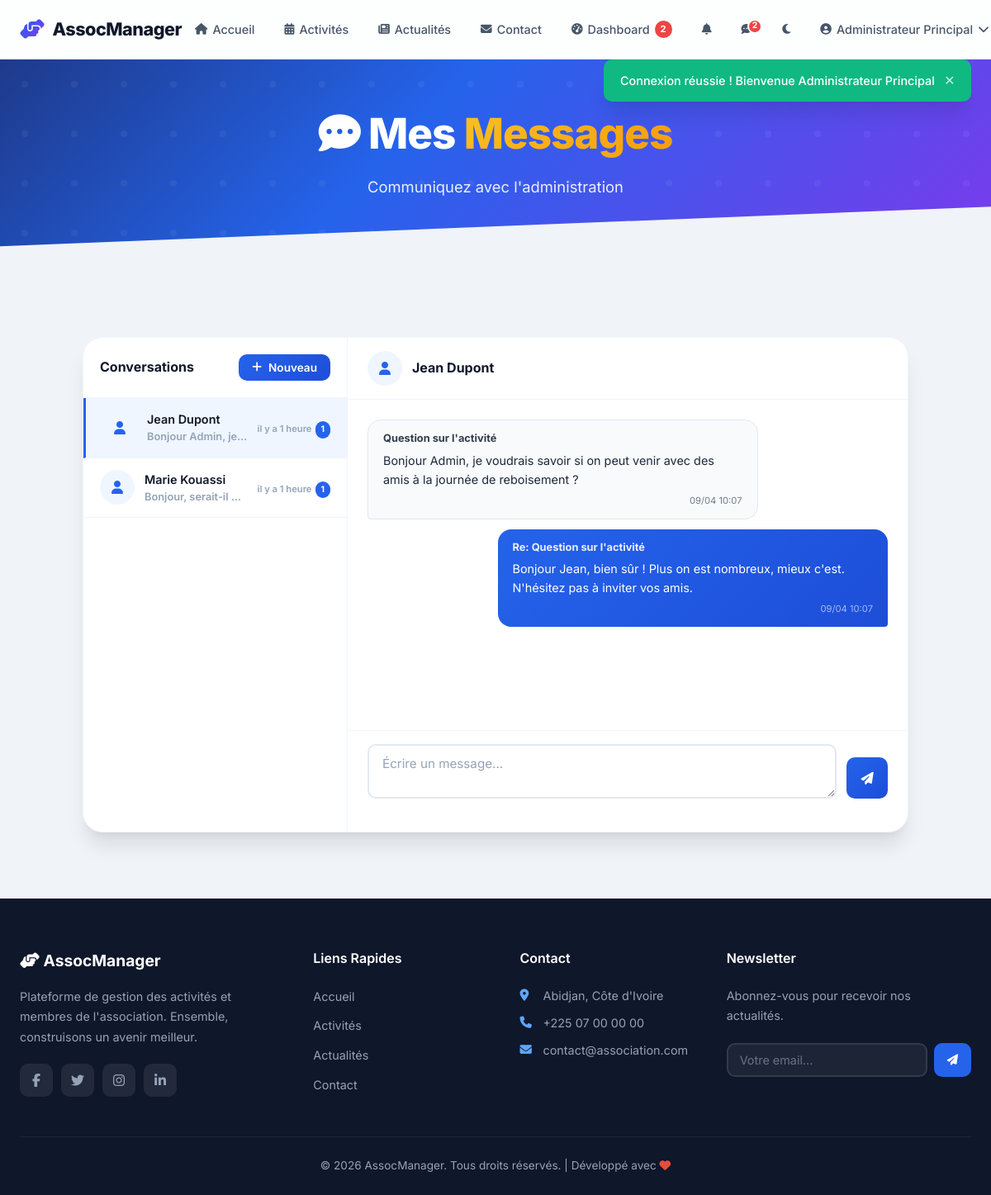
Page /user/messages.php?conversation=2 (signed in) on the committed database.
### tables this page shows
CREATE TABLE IF NOT EXISTS users (
    id INT AUTO_INCREMENT PRIMARY KEY,
    username VARCHAR(50) NOT NULL UNIQUE,
    email VARCHAR(100) NOT NULL UNIQUE,
    password VARCHAR(255) NOT NULL,
    full_name VARCHAR(100) NOT NULL,
    phone VARCHAR(20) DEFAULT NULL,
    bio TEXT DEFAULT NULL,
    avatar VARCHAR(255) DEFAULT 'default.png',
    role ENUM('admin', 'user') DEFAULT 'user',
    is_active TINYINT(1) DEFAULT 1,
    created_at DATETIME DEFAULT CURRENT_TIMESTAMP,
    updated_at DATETIME DEFAULT CURRENT_TIMESTAMP ON UPDATE CURRENT_TIMESTAMP
);

CREATE TABLE IF NOT EXISTS messages (
    id INT AUTO_INCREMENT PRIMARY KEY,
    sender_id INT NOT NULL,
    receiver_id INT NOT NULL,
    subject VARCHAR(200) DEFAULT NULL,
    content TEXT NOT NULL,
    is_read TINYINT(1) DEFAULT 0,
    created_at DATETIME DEFAULT CURRENT_TIMESTAMP,
    FOREIGN KEY (sender_id) REFERENCES users(id) ON DELETE CASCADE,
    FOREIGN KEY (receiver_id) REFERENCES users(id) ON DELETE CASCADE
);

### user/messages.php (the view, shortened to what this page needs)
<?php
require_once __DIR__ . '/../config/database.php';
require_once __DIR__ . '/../includes/auth.php';
$userId = $_SESSION['user_id'];
$conversations = $pdo->prepare("
    SELECT u.id as contact_id, u.full_name, u.avatar, u.role,
        (SELECT content FROM messages WHERE (sender_id = u.id AND receiver_id = ?) OR (sender_id = ? AND receiver_id = u.id) ORDER BY created_at DESC LIMIT 1) as last_message,
        (SELECT created_at FROM messages WHERE (sender_id = u.id AND receiver_id = ?) OR (sender_id = ? AND receiver_id = u.id) ORDER BY created_at DESC LIMIT 1) as last_message_date,
        (SELECT COUNT(*) FROM messages WHERE sender_id = u.id AND receiver_id = ? AND is_read = 0) as unread_count
    FROM users u
    WHERE u.id IN (
        SELECT DISTINCT sender_id FROM messages WHERE receiver_id = ?
        UNION
        SELECT DISTINCT receiver_id FROM messages WHERE sender_id = ?
    )
    ORDER BY last_message_date DESC
");
$conversations->execute([$userId, $userId, $userId, $userId, $userId, $userId, $userId]);
$conversations = $conversations->fetchAll();
$conversationWith = null;
$conversationMessages = [];
if (isset($_GET['conversation'])) {
    $contactId = (int)$_GET['conversation'];
    $contactStmt = $pdo->prepare("SELECT id, full_name, avatar, role FROM users WHERE id = ?");
    $contactStmt->execute([$contactId]);
    $conversationWith = $contactStmt->fetch();
    if ($conversationWith) {
        $pdo->prepare("UPDATE messages SET is_read = 1 WHERE sender_id = ? AND receiver_id = ? AND is_read = 0")
            ->execute([$contactId, $userId]);
        $msgStmt = $pdo->prepare("
            SELECT m.*, u.full_name as sender_name, u.avatar as sender_avatar
            FROM messages m
            JOIN users u ON m.sender_id = u.id
            WHERE (m.sender_id = ? AND m.receiver_id = ?) OR (m.sender_id = ? AND m.receiver_id = ?)
            ORDER BY m.created_at ASC
        ");
        $msgStmt->execute([$userId, $contactId, $contactId, $userId]);
        $conversationMessages = $msgStmt->fetchAll();
    }
}
require_once __DIR__ . '/../includes/header.php';
?>
<section class="hero" style="padding:60px 24px 50px;">
    <div class="hero-content">
        <h1><i class="fas fa-comment-dots"></i> Mes <span>Messages</span></h1>
        <p>Communiquez avec l'administration</p>
    </div>
</section>
<section class="section">
    <div class="container" style="max-width:1000px;">
        <div class="messaging-layout">
            <div class="msg-sidebar">
                <div class="msg-sidebar-header">
                    <h3>Conversations</h3>
                    <button class="btn btn-sm btn-primary" onclick="openModal('newMsgModal')"><i class="fas fa-plus"></i> Nouveau</button>
                </div>
                <div class="msg-conversation-list">
                    <?php foreach ($conversations as $conv): ?>
                    <a href="?conversation=<?php echo $conv['contact_id']; ?>"
                       class="msg-conv-item <?php echo (isset($_GET['conversation']) && (int)$_GET['conversation'] === $conv['contact_id']) ? 'active' : ''; ?> <?php echo $conv['unread_count'] > 0 ? 'msg-conv-unread' : ''; ?>">
                        <div class="msg-conv-avatar">
                            <?php if ($conv['avatar'] && $conv['avatar'] !== 'default.png'): ?>
                                <img src="<?php echo BASE_URL . '/assets/images/' . e($conv['avatar']); ?>" alt="">
                            <?php else: ?>
                                <i class="fas fa-user"></i>
                            <?php endif; ?>
                        </div>
                        <div class="msg-conv-info">
                            <div class="msg-conv-name">
                                <?php echo e($conv['full_name']); ?>
                            </div>
                            <div class="msg-conv-preview"><?php echo e(mb_strimwidth($conv['last_message'] ?? '', 0, 50, '...')); ?></div>
                        </div>
                        <div class="msg-conv-meta">
                            <span class="msg-conv-time"><?php echo $conv['last_message_date'] ? timeAgo($conv['last_message_date']) : ''; ?></span>
                            <?php if ($conv['unread_count'] > 0): ?>
                                <span class="msg-conv-badge"><?php echo $conv['unread_count']; ?></span>
                            <?php endif; ?>
                        </div>
                    </a>
                    <?php endforeach; ?>
                </div>
            </div>
            <div class="msg-main">
                <?php if ($conversationWith): ?>
                    <div class="msg-main-header">
                        <div class="msg-main-user">
                            <div class="msg-conv-avatar">
                                <?php if ($conversationWith['avatar'] && $conversationWith['avatar'] !== 'default.png'): ?>
                                    <img src="<?php echo BASE_URL . '/assets/images/' . e($conversationWith['avatar']); ?>" alt="">
                                <?php else: ?>
                                    <i class="fas fa-user"></i>
                                <?php endif; ?>
                            </div>
                            <div>
                                <h3><?php echo e($conversationWith['full_name']); ?></h3>
                            </div>
                        </div>
                    </div>
                    <div class="msg-messages" id="msgMessages">
                        <?php foreach ($conversationMessages as $msg): ?>
                        <div class="msg-bubble <?php echo $msg['sender_id'] == $userId ? 'msg-sent' : 'msg-received'; ?>">
                            <?php if ($msg['subject']): ?>
                                <div class="msg-subject"><?php echo e($msg['subject']); ?></div>
                            <?php endif; ?>
                            <div class="msg-text"><?php echo nl2br(e($msg['content'])); ?></div>
                            <div class="msg-time"><?php echo date('d/m H:i', strtotime($msg['created_at'])); ?></div>
                        </div>
                        <?php endforeach; ?>
                    </div>
                    <div class="msg-compose">
                        <form method="POST">
                            <div class="msg-compose-inner">
                                <textarea name="content" class="form-control" placeholder="Écrire un message..." required style="min-height:60px;"></textarea>
                                <button type="submit" class="btn btn-primary"><i class="fas fa-paper-plane"></i></button>
                            </div>
                        </form>
                    </div>
                <?php endif; ?>
            </div>
        </div>
    </div>
</section>
<?php require_once __DIR__ . '/../includes/footer.php'; ?>

### includes/header.php (shortened to what this page needs)
<?php
require_once __DIR__ . '/auth.php';
$currentUser = getCurrentUser();
$currentPage = basename($_SERVER['PHP_SELF'], '.php');
$unreadPrivateMsgs = getUnreadPrivateMsgCount();
$pendingParticipations = getPendingParticipationsCount();
?>
<!DOCTYPE html>
<html lang="fr">
<head>
    <link rel="stylesheet" href="https://cdnjs.cloudflare.com/ajax/libs/font-awesome/6.5.1/css/all.min.css">
    <link rel="stylesheet" href="<?php echo BASE_URL; ?>/assets/css/style.css">
</head>
<body>
    <nav class="navbar" id="navbar">
        <div class="nav-container">
            <a href="<?php echo BASE_URL; ?>/index.php" class="nav-brand">
                <i class="fas fa-hands-helping"></i>
                <span>AssocManager</span>
            </a>
            <ul class="nav-menu" id="navMenu">
                <li><a href="<?php echo BASE_URL; ?>/index.php" class="nav-link <?php echo $currentPage === 'index' ? 'active' : ''; ?>">
                    <i class="fas fa-home"></i> Accueil
                </a></li>
                <li><a href="<?php echo BASE_URL; ?>/user/activities.php" class="nav-link">
                    <i class="fas fa-calendar-alt"></i> Activités
                </a></li>
                <li><a href="<?php echo BASE_URL; ?>/index.php#posts" class="nav-link">
                    <i class="fas fa-newspaper"></i> Actualités
                </a></li>
                <li><a href="<?php echo BASE_URL; ?>/index.php#contact" class="nav-link">
                    <i class="fas fa-envelope"></i> Contact
                </a></li>
                <?php if (isLoggedIn()): ?>
                    <?php if (isAdmin()): ?>
                        <li><a href="<?php echo BASE_URL; ?>/admin/dashboard.php" class="nav-link <?php echo strpos($_SERVER['PHP_SELF'], '/admin/') !== false ? 'active' : ''; ?>">
                            <i class="fas fa-tachometer-alt"></i> Dashboard
                            <?php if ($pendingParticipations > 0): ?><span class="dropdown-badge"><?php echo $pendingParticipations; ?></span><?php endif; ?>
                        </a></li>
                    <?php else: ?>
                        <li><a href="<?php echo BASE_URL; ?>/user/dashboard.php" class="nav-link <?php echo $currentPage === 'dashboard' ? 'active' : ''; ?>">
                            <i class="fas fa-tachometer-alt"></i> Dashboard
                        </a></li>
                    <?php endif; ?>
                    <li class="nav-notif-wrapper">
                        <a href="<?php echo BASE_URL; ?>/user/notifications.php" class="nav-link nav-notif-link" title="Notifications">
                            <i class="fas fa-bell"></i>
                        </a>
                    </li>
                    <li class="nav-notif-wrapper">
                        <a href="<?php echo BASE_URL; ?>/user/messages.php" class="nav-link nav-notif-link" title="Messages">
                            <i class="fas fa-comment-dots"></i>
                            <?php if ($unreadPrivateMsgs > 0): ?>
                                <span class="notif-badge"><?php echo $unreadPrivateMsgs > 9 ? '9+' : $unreadPrivateMsgs; ?></span>
                            <?php endif; ?>
                        </a>
                    </li>
                    <li>
                        <button class="nav-link dark-mode-toggle" id="darkModeToggle" title="Mode sombre" type="button">
                            <i class="fas fa-moon" id="darkModeIcon"></i>
                        </button>
                    </li>
                    <li class="nav-user-menu">
                        <a href="#" class="nav-link nav-user-link">
                            <?php if ($currentUser && $currentUser['avatar'] && $currentUser['avatar'] !== 'default.png'): ?>
                                <img src="<?php echo BASE_URL . '/assets/images/' . e($currentUser['avatar']); ?>" alt="Avatar" class="nav-avatar-img">
                            <?php else: ?>
                                <i class="fas fa-user-circle"></i>
                            <?php endif; ?>
                            <?php echo e($currentUser['full_name'] ?? 'Utilisateur'); ?>
                            <i class="fas fa-chevron-down"></i>
                        </a>
                    </li>
                <?php endif; ?>
            </ul>
        </div>
    </nav>
    <div class="flash-container">
    </div>
    <main class="main-content">

### rows in the picture
users: full_name "Administrateur Principal"
users: avatar "default.png" (drawn), full_name "Jean Dupont", last_message "Bonjour Admin, j…", last_message_date "il y a 1 heure", unread_count "1"
users: avatar "default.png" (drawn), full_name "Marie Kouassi", last_message "Bonjour, serait-il…", last_message_date "il y a 1 heure", unread_count "1"
messages: subject "Question sur l'activité", content "Bonjour Admin, je voudrais savoir si on peut venir avec des amis à la journée de reboisement ?", created_at "09/04 10:07"
messages: subject "Re: Question sur l'activité", content "Bonjour Jean, bien sûr ! Plus on est nombreux, mieux c'est. N'hésitez pas à inviter vos amis.", created_at "09/04 10:07"

### other values in the picture
$pendingParticipations "2"
$unreadPrivateMsgs "2"
$flash['message'] "Connexion réussie ! Bienvenue Administrateur Principal"
